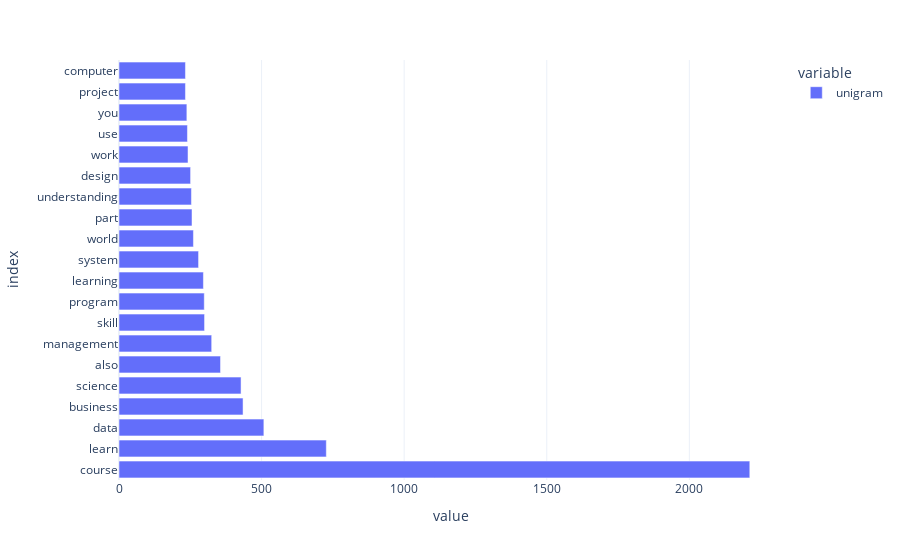

Notebook code for this chart:
### Code cell
# plot ngrams
def plot_counter(counter,top,name):
    labels, values = zip(*counter.items())
    fig = px.bar(pd.Series(values,index=labels,name=name).sort_values(ascending=False)[:top],
                 template='plotly_white',orientation='h')
    fig.show()

plot_counter(Counter(dict_ngrams['unigram']),20,'unigram')

### Figure 1 — Plotly figure (JSON) as saved in the notebook; plotly's stock layout.template omitted (floating-point values rounded to 4 significant figures)
{"data": [{"alignmentgroup": "True", "hovertemplate": "variable=unigram<br>value=%{x}<br>index=%{y}<extra></extra>", "legendgroup": "unigram", "marker": {"color": "#636efa", "pattern": {"shape": ""}}, "name": "unigram", "offsetgroup": "unigram", "orientation": "h", "showlegend": true, "textposition": "auto", "type": "bar", "x": [2212, 727, 508, 435, 428, 356, 325, 300, 299, 296, 279, 261, 256, 254, 251, 242, 240, 238, 233, 233], "xaxis": "x", "y": ["course", "learn", "data", "business", "science", "also", "management", "skill", "program", "learning", "system", "world", "part", "understanding", "design", "work", "use", "you", "project", "computer"], "yaxis": "y"}], "layout": {"barmode": "relative", "legend": {"title": {"text": "variable"}, "tracegroupgap": 0}, "margin": {"t": 60}, "xaxis": {"anchor": "y", "domain": [0, 1], "title": {"text": "value"}}, "yaxis": {"anchor": "x", "domain": [0, 1], "title": {"text": "index"}}}}
